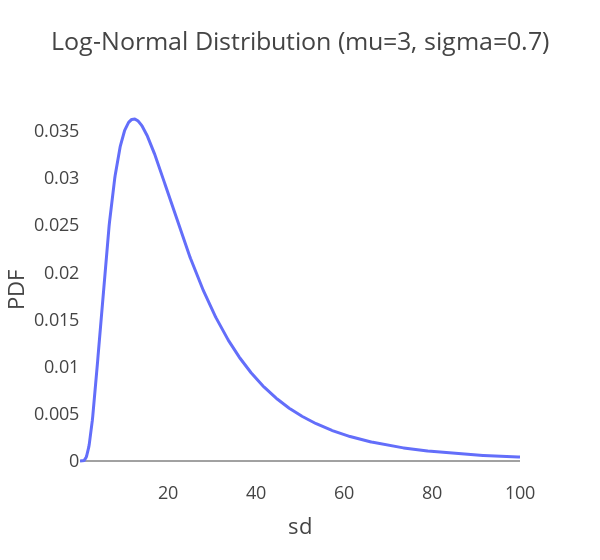

Write notebook code for a chart like this one.
### Code cell
# prior on standard deviation is 
# meaningfull but not too restrictive
mu = 3
sigma = 0.7
sd = np.linspace(0.1, 100, 1000)

pdf = np.exp(-(np.log(sd) - mu)**2 / (2 * sigma**2)) / (sd * sigma * np.sqrt(2 * np.pi))
fig = px.line(x=sd, y=pdf, labels={"x": "sd", "y": "PDF"}, title=f"Log-Normal Distribution (mu={mu}, sigma={sigma})")
fig.update_xaxes(showgrid=False)
fig.update_yaxes(showgrid=False)
fig.update_layout(template="presentation", width = 600)
fig.show()

### Figure 1 — Plotly figure (JSON) as saved in the notebook; plotly's stock layout.template omitted (floating-point values rounded to 4 significant figures; data arrays with more than 128 entries replaced by an {"elided": "..."} marker saying what was removed)
{"data": [{"hovertemplate": "sd=%{x}<br>PDF=%{y}<extra></extra>", "legendgroup": "", "line": {"color": "#636efa", "dash": "solid"}, "marker": {"symbol": "circle"}, "mode": "lines", "name": "", "orientation": "v", "showlegend": false, "type": "scatter", "x": {"elided": "1000 float values"}, "xaxis": "x", "y": {"elided": "1000 float values"}, "yaxis": "y"}], "layout": {"legend": {"tracegroupgap": 0}, "title": {"text": "Log-Normal Distribution (mu=3, sigma=0.7)"}, "width": 600, "xaxis": {"anchor": "y", "domain": [0, 1], "showgrid": false, "title": {"text": "sd"}}, "yaxis": {"anchor": "x", "domain": [0, 1], "showgrid": false, "title": {"text": "PDF"}}}}
